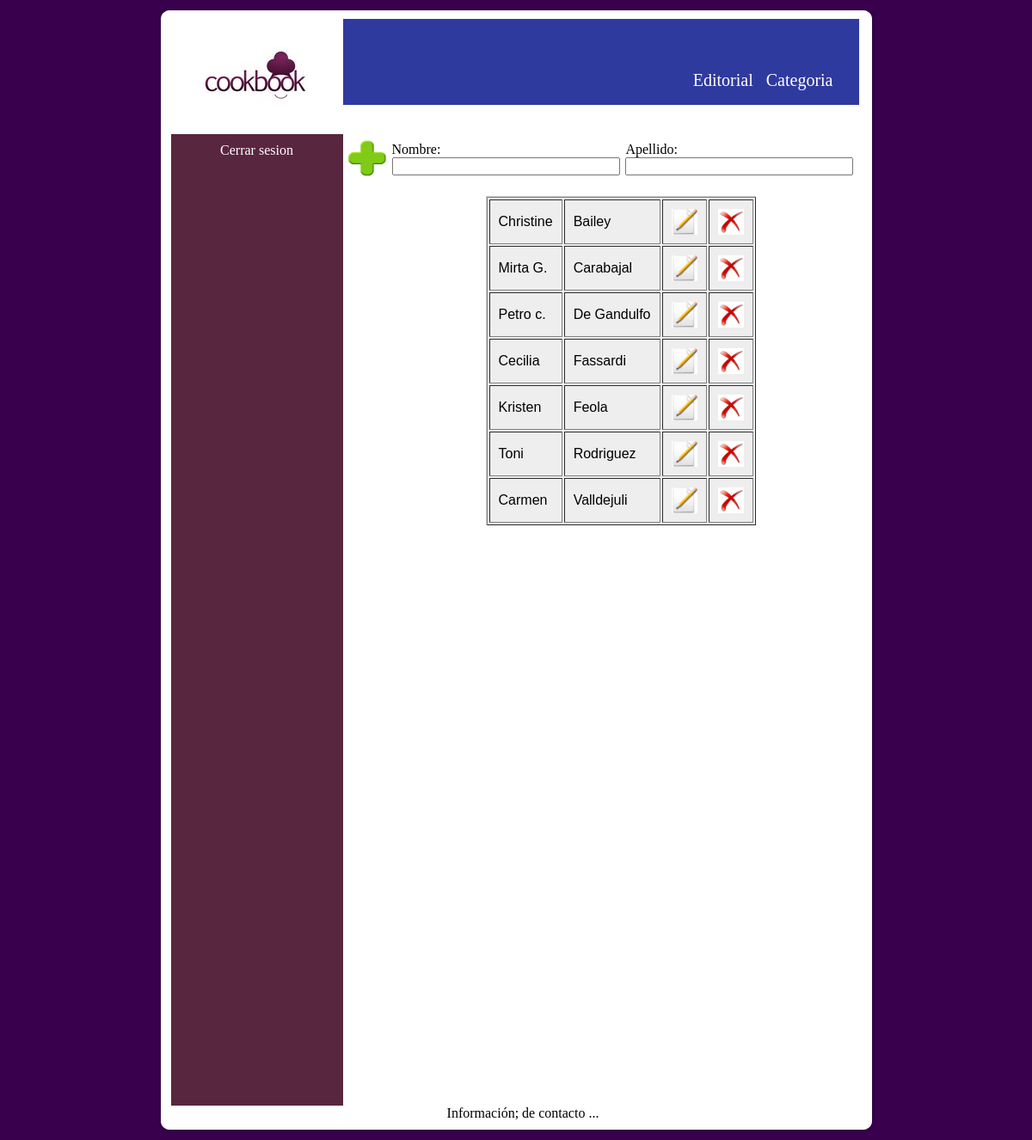
/autor.php?error=0, run on the app's committed database.
### tables this page shows
CREATE TABLE IF NOT EXISTS `autor` (
  `id_autor` int(12) NOT NULL AUTO_INCREMENT,
  `nombre_autor` varchar(30) NOT NULL,
  `apellido_autor` varchar(30) NOT NULL,
  PRIMARY KEY (`id_autor`)
);

### autor.php (the view, shortened to what this page needs)
<?php session_start();
      include('conectar.php');
	if ( isset($_GET['error'])  and  $_GET['error'] == '1' ){?>
	<?php };
	$result = mysqli_query($link, "SELECT * FROM autor ORDER BY apellido_autor asc");
 ?>
<!DOCTYPE html PUBLIC "-//W3C//DTD XHTML 1.0 Strict//EN"
	"http://www.w3.org/TR/xhtml1/DTD/xhtml1-strict.dtd">
<html xmlns="http://www.w3.org/1999/xhtml" xml:lang="en" lang="en">
</html>
<head>
 <link rel="stylesheet" href="estilos.css"/>
 </head>
 <body>
<div class="contenedor">
   <div class='fondoContenedorTop'></div>
   <div class='fondoContenedorMain'>
	  <div class="encabezado">
		  <div class="logo"></div>
		<div class="menu">
				<div class="logeo">
					    <a href="./editorial.php">Editorial  &nbsp;</a>
						<a href="./categoria.php">Categoria  &nbsp;</a>
	            </div>
		</div>
	  </div>
		<div class="principal">
				  <div class="columna">
						<div class="sesion"><a href='cerrarSesion.php'>Cerrar sesion</a></div>
				  </div>
				  <form name="fautor" action="actionAgregarAutor.php" method="post">
						  <table>
							  <tr>
								   <td><input type="image" name="boton_agregar" width=50px; height=50px; src="./Imagenes/agregar.png" onclick="valida_autor()"></td>
								   <td>Nombre: <input type="text" name="agregar" size="30" maxlength="30"></td>
								   <td>Apellido: <input type="text" name="agregar_ape" size="30" maxlength="30"></td>
							  </tr>
						  </table>
				  </form>
				  <div class="tabla">
								 <table border="1" cellpadding="10">
									  <?php while ($arreglo = mysqli_fetch_array($result)) { $eliminar = $arreglo['id_autor'] ?>
											<tr>
											<td><?php echo $arreglo["nombre_autor"] ?></td>
											<td><?php echo $arreglo["apellido_autor"] ?></td>
											<form action="modificar_autor.php" method="post">
													<td><input type="image" name="modificar" value=<?php echo $eliminar ?> width=30px; height=30px; src="./Imagenes/modificar.png"></td>
											</form>
											<form action="actionEliminarAutor.php" method="post">
												<td><input type="image" name="eliminar" value=<?php echo $eliminar ?> width=30px; height=30px; src="./Imagenes/eliminar.png"></td>
											</form>
											</tr>
									  <?php } ?>
								  </table>
				  </div>
		 </div>
	  <div class="piedepagina">
		Informaci&oacuten; de contacto ...
	  </div>
     </div>
  <div class='fondoContenedorBottom'></div>
</div>
</body>
</html>

### estilos.css (style rules this page uses)
body { background-image:url("./Imagenes/Fondo.png"); text-align:center; }
.contenedor { width:835px; margin:auto; }
.encabezado { background-image:url("./Imagenes/banner.png"); width:800px; height:100px; background-repeat:no-repeat; }
.logo { background-image:url("./Imagenes/Logo.png"); float: left; width:200px; height:134px; }
.logeo { float:left; margin-left:20px; margin-top:60px; font-size:20px; }
a:link { color:#FFFFFF; text-decoration:none; }
.sesion { margin-top:10px; }
.columna { float:left; background-image:url("./Imagenes/columna.png"); width:200px; height:1130px; }
.tabla { float:right; margin-right:120px; border-top:1px solid #ccc; border-left:1px solid #ccc; background-color:#eee; color: gray; text-align:center; font-family:arial,verdana,times; }
.menu { float: right; padding-right:20px; }
.principal { height:1110px; width:800px; float:left; }
.fondoContenedorTop { background-image:url("./Imagenes/panel_arriba.png"); height:14px; }
.fondoContenedorMain { background-image:url("./Imagenes/panel_medio.png"); padding-left:16px; }
.fondoContenedorBottom { background-image:url("./Imagenes/panel_abajo.png"); height:14px; background-repeat:no-repeat; }
.piedepagina { padding-top:20px; clear:both; text-align:center; }

### data on the page
autor: nombre_autor "Christine", apellido_autor "Bailey"
autor: nombre_autor "Mirta G.", apellido_autor "Carabajal"
autor: nombre_autor "Petro c.", apellido_autor "De Gandulfo"
autor: nombre_autor "Cecilia", apellido_autor "Fassardi"
autor: nombre_autor "Kristen", apellido_autor "Feola"
autor: nombre_autor "Toni", apellido_autor "Rodriguez"
autor: nombre_autor "Carmen", apellido_autor "Valldejuli"
